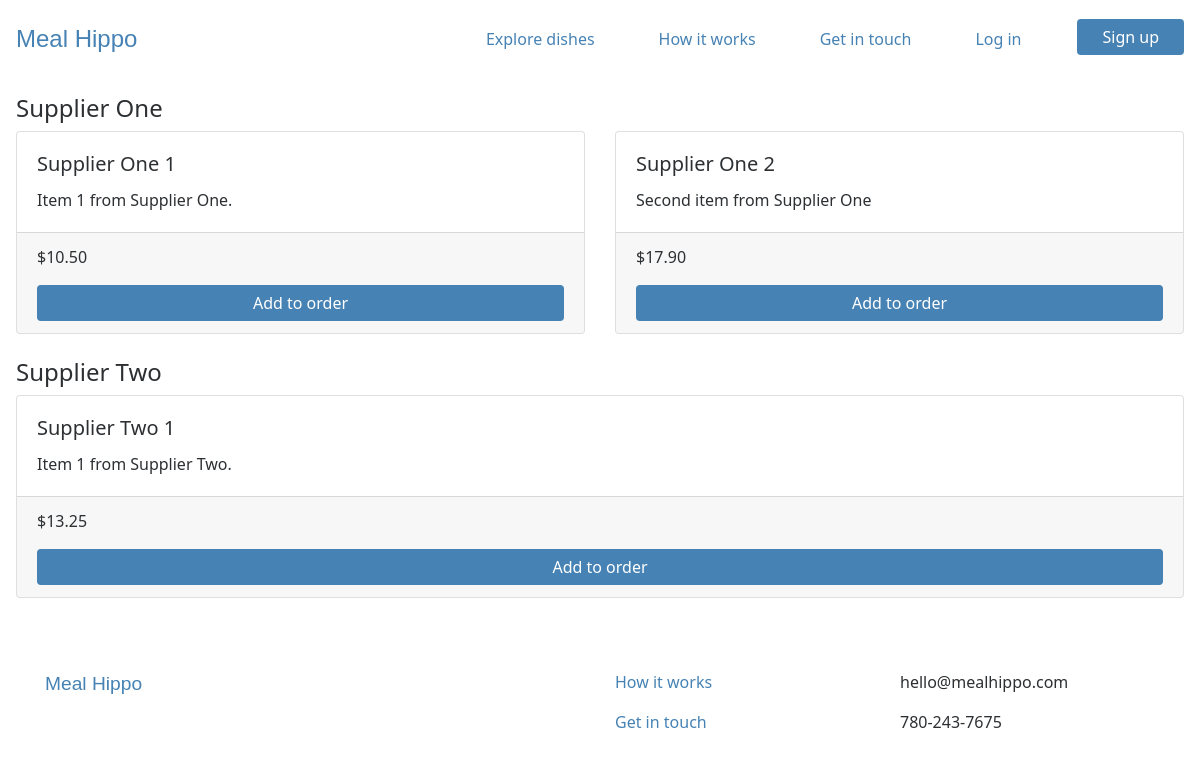
The page /dishes on the database as committed earlier.
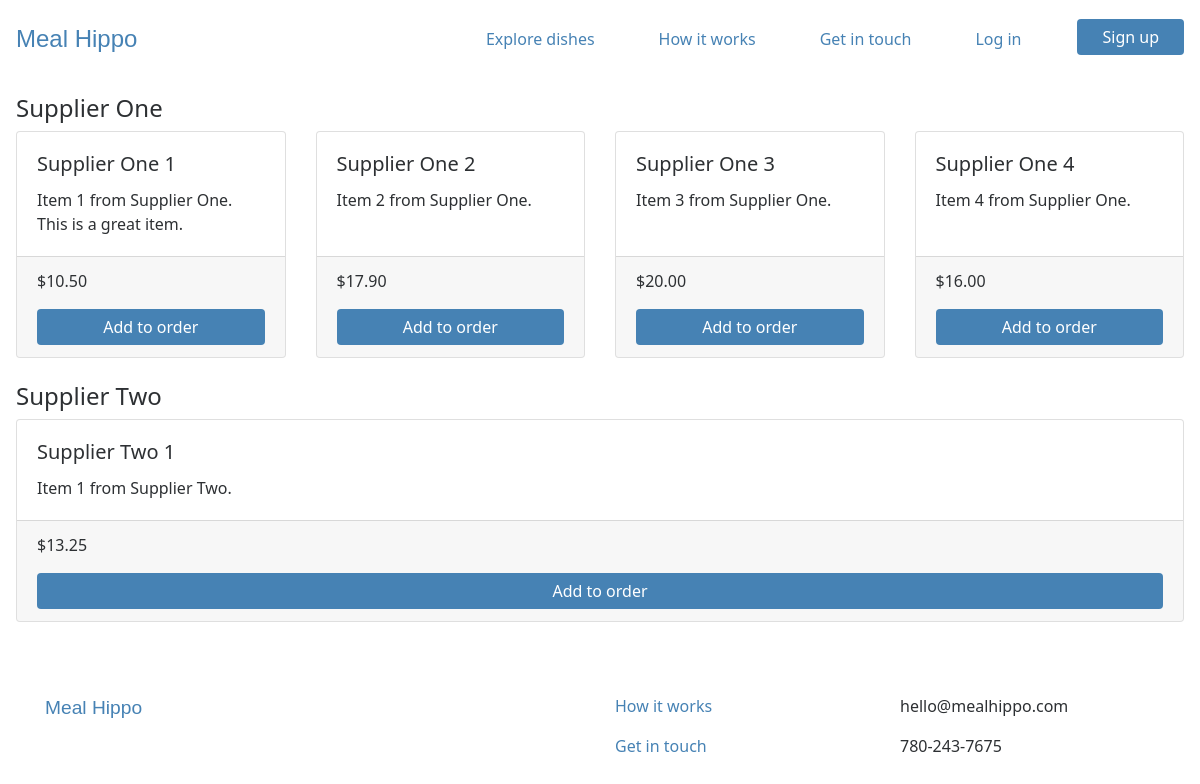
The same page on the database as committed later.
### webplatform/models.py (models this page shows, shortened)
class Supplier(models.Model):
    business_name = models.CharField(max_length=100)
    contact_name = models.CharField(max_length=100)
    contact_email = models.EmailField()
    contact_phone = models.CharField(max_length=20)
    contact_address = models.TextField()
    is_active = models.BooleanField()
    created_at = models.DateTimeField(auto_now_add=True)
    modified_at = models.DateTimeField(auto_now=True)

class Item(models.Model):
    supplier = models.ForeignKey(Supplier, on_delete=models.CASCADE)
    name = models.CharField(max_length=100)
    description = models.TextField()
    price = models.FloatField()
    is_active = models.BooleanField()
    created_at = models.DateTimeField(auto_now_add=True)
    modified_at = models.DateTimeField(auto_now=True)

### webplatform/views.py (the view)
# urls.py: path('dishes', views.DishesView.as_view(), name='dishes_view'),
class DishesView(ListView):
    model = models.Supplier
    template_name = 'webplatform/dishes_view.html'
    context_object_name = 'active_suppliers'
    def get_queryset(self):
        return models.Supplier.objects.filter(is_active=True)
    def get_context_data(self, **kwargs):
        context = super().get_context_data(**kwargs)
        if self.request.user.is_authenticated:
            order_qs = models.Order.objects.filter(user=self.request.user, is_completed=False)
            if order_qs.exists():
                order = order_qs[0]
                order_items = order.items.all()
                context['order_items'] = order_items
        return context

### webplatform/templates/webplatform/dishes_view.html (shortened to what this page needs)
{% extends 'base.html' %}
{% load static %}
{% load humanize %}
{% block content %}
<div class="mt-3 mb-5 mx-3">
  <div class="row">
    {% if order_items %}
      <div class="col-9">
    {% else %}
      <div class="col">
    {% endif %}
      {% for active_supplier in active_suppliers %}
      <h4>{{ active_supplier.business_name }}</h4>
      <div class="card-deck mb-4">
        {% for item in active_supplier.item_set.all %}
        <div class="card">
          <div class="card-body">
            <h5 class="card-title">{{ item.name }}</h5>
            <p class="card-text">{{ item.description }}</p>
          </div>
          <div class="card-footer">
            <p class="card-text">${{ item.price|floatformat:2|intcomma }}</p>
            {% if user.is_authenticated %}
              <a href="{{ item.get_add_to_order_url }}" class="btn btn-primary w-100">Add to order</a>
            {% else %}
              <a href="{% url 'login' %}?next={% url 'webplatform:dishes_view' %}" class="btn btn-primary w-100">Add to order</a>
            {% endif %}
          </div>
        </div>
        {% endfor %}
      </div>
      {% endfor %}
    </div>
  </div>
</div>
{% endblock %}

### templates/base.html (shortened to what this page needs)
{% load static %}
<!DOCTYPE html>
<html lang="en" dir="ltr">
  <head>
    <link rel="stylesheet" href="https://stackpath.bootstrapcdn.com/bootstrap/4.4.1/css/bootstrap.min.css">
    <link rel="stylesheet" type="text/css" href="{% static 'style.css' %}">
  </head>
  <body>
    <nav class="navbar navbar-expand-md navbar-light py-3">
      <a class="navbar-brand" href="{% url 'webplatform:home_view' %}">Meal&nbsp;Hippo</a>
      <div class="collapse navbar-collapse" id="navbarText">
        <ul class="navbar-nav ml-auto">
          <li class="nav-item ml-5">
            <a class="nav-link" href="{% url 'webplatform:dishes_view' %}">Explore dishes</a>
          </li>
          <li class="nav-item ml-5">
            <a class="nav-link" href="{% url 'webplatform:support_view' %}">How it works</a>
          </li>
          <li class="nav-item ml-5">
            <a class="nav-link" href="{% url 'webplatform:contact_view' %}">Get in touch</a>
          </li>
          {% if user.is_authenticated %}
            <li class="nav-item ml-4">
              <a class="nav-link" href="{% url 'logout' %}">Log out</a>
            </li>
          {% else %}
            <li class="nav-item ml-5">
              <a class="nav-link" href="{% url 'login' %}">Log in</a>
            </li>
            <li class="nav-item ml-5">
              <a class="btn btn-primary" href="{% url 'users:signup' %}" role="button">Sign up</a>
            </li>
          {% endif %}
        </ul>
      </div>
    </nav>
    {% block content %}
    {% endblock %}
    <footer class="container my-4 text-center text-md-left">
      <div class="row">
        <div class="col-lg-6 col-sm mb-5">
          <span class="logo">
            <a href="{% url 'webplatform:home_view' %}">Meal&nbsp;Hippo</a>
          </span>
        </div>
        <div class="col-lg-3 col-sm">
          <p><a href="{% url 'webplatform:support_view' %}">How it works</a></p>
          <p><a href="{% url 'webplatform:contact_view' %}">Get in touch</a></p>
        </div>
        <div class="col-lg-3 col-sm">
          <p>hello@mealhippo.com</p>
          <p>780-243-7675</p>
        </div>
      </div>
    </footer>
  </body>
</html>

### static/style.css (style rules this page uses)
body { color: #2D3033; font-family: "Lucida Grande", "Lucida Sans Unicode", "Lucida Sans", "Segoe UI", Geneva, Frutiger, Verdana, "Helvetica Neue", Arial, sans-serif; font-size: 16px; }
a, .btn-link { color: steelblue; }
.navbar-light .navbar-brand, .logo a { color: steelblue; font-size: 1.5em; font-family: "Arial Rounded MT Bold", "Helvetica Rounded", Arial, sans-serif; }
.logo a { font-size: 1.2em; }
.navbar-nav .nav-item a.nav-link { color: steelblue; }
.btn-primary { background: steelblue; border: none; padding-left: 25px; padding-right: 25px; }

Rows that differ between the two databases and show on the page:
changed Item "Supplier One 1": description "Item 1 from Supplier One." → "Item 1 from Supplier One. This is a great item."
changed Item "Supplier One 2": description "Second item from Supplier One" → "Item 2 from Supplier One."
added Item: name "Supplier One 3", description "Item 3 from Supplier One.", price "20.00", shown under Supplier "Supplier One"
added Item: name "Supplier One 4", description "Item 4 from Supplier One.", price "16.00", shown under Supplier "Supplier One"
